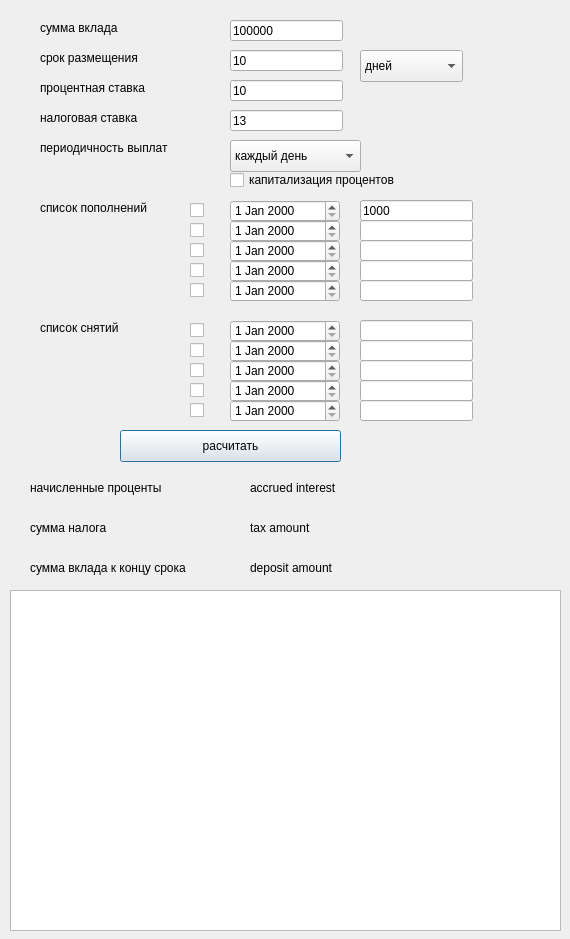
<?xml version="1.0" encoding="UTF-8"?>
<ui version="4.0">
 <class>Depositwindow</class>
 <widget class="QDialog" name="Depositwindow">
  <property name="geometry">
   <rect>
    <x>0</x>
    <y>0</y>
    <width>570</width>
    <height>939</height>
   </rect>
  </property>
  <property name="windowTitle">
   <string>Dialog</string>
  </property>
  <widget class="QLabel" name="show_label">
   <property name="geometry">
    <rect>
     <x>40</x>
     <y>20</y>
     <width>131</width>
     <height>16</height>
    </rect>
   </property>
   <property name="text">
    <string>сумма вклада</string>
   </property>
  </widget>
  <widget class="QLabel" name="show_label_2">
   <property name="geometry">
    <rect>
     <x>40</x>
     <y>50</y>
     <width>121</width>
     <height>16</height>
    </rect>
   </property>
   <property name="text">
    <string>срок размещения</string>
   </property>
  </widget>
  <widget class="QLabel" name="show_label_3">
   <property name="geometry">
    <rect>
     <x>40</x>
     <y>80</y>
     <width>131</width>
     <height>16</height>
    </rect>
   </property>
   <property name="text">
    <string>процентная ставка</string>
   </property>
  </widget>
  <widget class="QLabel" name="show_label_4">
   <property name="geometry">
    <rect>
     <x>40</x>
     <y>110</y>
     <width>121</width>
     <height>16</height>
    </rect>
   </property>
   <property name="text">
    <string>налоговая ставка</string>
   </property>
  </widget>
  <widget class="QLabel" name="show_label_5">
   <property name="geometry">
    <rect>
     <x>40</x>
     <y>140</y>
     <width>161</width>
     <height>16</height>
    </rect>
   </property>
   <property name="text">
    <string>периодичность выплат</string>
   </property>
  </widget>
  <widget class="QLabel" name="show_label_7">
   <property name="geometry">
    <rect>
     <x>40</x>
     <y>200</y>
     <width>131</width>
     <height>16</height>
    </rect>
   </property>
   <property name="text">
    <string>список пополнений</string>
   </property>
  </widget>
  <widget class="QLabel" name="show_label_8">
   <property name="geometry">
    <rect>
     <x>40</x>
     <y>320</y>
     <width>131</width>
     <height>16</height>
    </rect>
   </property>
   <property name="text">
    <string>список снятий</string>
   </property>
  </widget>
  <widget class="QPushButton" name="Depos_pushButton">
   <property name="geometry">
    <rect>
     <x>120</x>
     <y>430</y>
     <width>221</width>
     <height>32</height>
    </rect>
   </property>
   <property name="text">
    <string>расчитать</string>
   </property>
  </widget>
  <widget class="QLabel" name="show_label_9">
   <property name="geometry">
    <rect>
     <x>30</x>
     <y>480</y>
     <width>151</width>
     <height>16</height>
    </rect>
   </property>
   <property name="text">
    <string>начисленные проценты</string>
   </property>
  </widget>
  <widget class="QLabel" name="show_label_10">
   <property name="geometry">
    <rect>
     <x>30</x>
     <y>520</y>
     <width>161</width>
     <height>16</height>
    </rect>
   </property>
   <property name="text">
    <string>сумма налога</string>
   </property>
  </widget>
  <widget class="QLabel" name="show_label_11">
   <property name="geometry">
    <rect>
     <x>30</x>
     <y>560</y>
     <width>181</width>
     <height>16</height>
    </rect>
   </property>
   <property name="text">
    <string>сумма вклада к концу срока</string>
   </property>
  </widget>
  <widget class="QTableWidget" name="tableWidget">
   <property name="geometry">
    <rect>
     <x>10</x>
     <y>590</y>
     <width>551</width>
     <height>341</height>
    </rect>
   </property>
  </widget>
  <widget class="QLineEdit" name="line_deposit_amount">
   <property name="geometry">
    <rect>
     <x>230</x>
     <y>20</y>
     <width>113</width>
     <height>21</height>
    </rect>
   </property>
   <property name="text">
    <string>100000</string>
   </property>
  </widget>
  <widget class="QLineEdit" name="line_period">
   <property name="geometry">
    <rect>
     <x>230</x>
     <y>50</y>
     <width>113</width>
     <height>21</height>
    </rect>
   </property>
   <property name="text">
    <string>10</string>
   </property>
  </widget>
  <widget class="QLineEdit" name="line_percent">
   <property name="geometry">
    <rect>
     <x>230</x>
     <y>80</y>
     <width>113</width>
     <height>21</height>
    </rect>
   </property>
   <property name="text">
    <string>10</string>
   </property>
  </widget>
  <widget class="QLineEdit" name="line_tax_rate">
   <property name="geometry">
    <rect>
     <x>230</x>
     <y>110</y>
     <width>113</width>
     <height>21</height>
    </rect>
   </property>
   <property name="text">
    <string>13</string>
   </property>
  </widget>
  <widget class="QLabel" name="accured_interest">
   <property name="geometry">
    <rect>
     <x>250</x>
     <y>480</y>
     <width>211</width>
     <height>16</height>
    </rect>
   </property>
   <property name="text">
    <string>accrued interest</string>
   </property>
  </widget>
  <widget class="QLabel" name="tax_amount">
   <property name="geometry">
    <rect>
     <x>250</x>
     <y>520</y>
     <width>191</width>
     <height>16</height>
    </rect>
   </property>
   <property name="text">
    <string>tax amount</string>
   </property>
  </widget>
  <widget class="QLabel" name="deposit_amount_end">
   <property name="geometry">
    <rect>
     <x>250</x>
     <y>560</y>
     <width>181</width>
     <height>16</height>
    </rect>
   </property>
   <property name="text">
    <string>deposit amount</string>
   </property>
  </widget>
  <widget class="QDateEdit" name="top_dateEdit_1">
   <property name="geometry">
    <rect>
     <x>230</x>
     <y>200</y>
     <width>110</width>
     <height>22</height>
    </rect>
   </property>
  </widget>
  <widget class="QComboBox" name="payment_periodicity">
   <property name="geometry">
    <rect>
     <x>230</x>
     <y>140</y>
     <width>131</width>
     <height>32</height>
    </rect>
   </property>
   <item>
    <property name="text">
     <string>каждый день</string>
    </property>
   </item>
   <item>
    <property name="text">
     <string>каждую неделю</string>
    </property>
   </item>
   <item>
    <property name="text">
     <string>раз в месяц</string>
    </property>
   </item>
   <item>
    <property name="text">
     <string>раз в квартал</string>
    </property>
   </item>
   <item>
    <property name="text">
     <string>раз в год</string>
    </property>
   </item>
   <item>
    <property name="text">
     <string>в конце срока</string>
    </property>
   </item>
  </widget>
  <widget class="QCheckBox" name="capitalization">
   <property name="geometry">
    <rect>
     <x>230</x>
     <y>170</y>
     <width>191</width>
     <height>20</height>
    </rect>
   </property>
   <property name="text">
    <string>капитализация процентов</string>
   </property>
  </widget>
  <widget class="QComboBox" name="comboBox_period">
   <property name="geometry">
    <rect>
     <x>360</x>
     <y>50</y>
     <width>103</width>
     <height>32</height>
    </rect>
   </property>
   <item>
    <property name="text">
     <string>дней</string>
    </property>
   </item>
   <item>
    <property name="text">
     <string>месяцев</string>
    </property>
   </item>
   <item>
    <property name="text">
     <string>лет</string>
    </property>
   </item>
  </widget>
  <widget class="QCheckBox" name="top_checkBox_1">
   <property name="geometry">
    <rect>
     <x>190</x>
     <y>200</y>
     <width>31</width>
     <height>20</height>
    </rect>
   </property>
   <property name="text">
    <string/>
   </property>
  </widget>
  <widget class="QLineEdit" name="top_1">
   <property name="geometry">
    <rect>
     <x>360</x>
     <y>200</y>
     <width>113</width>
     <height>21</height>
    </rect>
   </property>
   <property name="text">
    <string>1000</string>
   </property>
  </widget>
  <widget class="QLineEdit" name="top_2">
   <property name="geometry">
    <rect>
     <x>360</x>
     <y>220</y>
     <width>113</width>
     <height>21</height>
    </rect>
   </property>
  </widget>
  <widget class="QCheckBox" name="top_checkBox_2">
   <property name="geometry">
    <rect>
     <x>190</x>
     <y>220</y>
     <width>31</width>
     <height>20</height>
    </rect>
   </property>
   <property name="text">
    <string/>
   </property>
  </widget>
  <widget class="QDateEdit" name="top_dateEdit_2">
   <property name="geometry">
    <rect>
     <x>230</x>
     <y>220</y>
     <width>110</width>
     <height>22</height>
    </rect>
   </property>
  </widget>
  <widget class="QLineEdit" name="top_3">
   <property name="geometry">
    <rect>
     <x>360</x>
     <y>240</y>
     <width>113</width>
     <height>21</height>
    </rect>
   </property>
  </widget>
  <widget class="QCheckBox" name="top_checkBox_3">
   <property name="geometry">
    <rect>
     <x>190</x>
     <y>240</y>
     <width>31</width>
     <height>20</height>
    </rect>
   </property>
   <property name="text">
    <string/>
   </property>
  </widget>
  <widget class="QDateEdit" name="top_dateEdit_3">
   <property name="geometry">
    <rect>
     <x>230</x>
     <y>240</y>
     <width>110</width>
     <height>22</height>
    </rect>
   </property>
  </widget>
  <widget class="QLineEdit" name="top_4">
   <property name="geometry">
    <rect>
     <x>360</x>
     <y>260</y>
     <width>113</width>
     <height>21</height>
    </rect>
   </property>
  </widget>
  <widget class="QCheckBox" name="top_checkBox_4">
   <property name="geometry">
    <rect>
     <x>190</x>
     <y>260</y>
     <width>31</width>
     <height>20</height>
    </rect>
   </property>
   <property name="text">
    <string/>
   </property>
  </widget>
  <widget class="QDateEdit" name="top_dateEdit_4">
   <property name="geometry">
    <rect>
     <x>230</x>
     <y>260</y>
     <width>110</width>
     <height>22</height>
    </rect>
   </property>
  </widget>
  <widget class="QLineEdit" name="top_5">
   <property name="geometry">
    <rect>
     <x>360</x>
     <y>280</y>
     <width>113</width>
     <height>21</height>
    </rect>
   </property>
  </widget>
  <widget class="QCheckBox" name="top_checkBox_5">
   <property name="geometry">
    <rect>
     <x>190</x>
     <y>280</y>
     <width>31</width>
     <height>20</height>
    </rect>
   </property>
   <property name="text">
    <string/>
   </property>
  </widget>
  <widget class="QDateEdit" name="top_dateEdit_5">
   <property name="geometry">
    <rect>
     <x>230</x>
     <y>280</y>
     <width>110</width>
     <height>22</height>
    </rect>
   </property>
  </widget>
  <widget class="QDateEdit" name="down_dateEdit_4">
   <property name="geometry">
    <rect>
     <x>230</x>
     <y>380</y>
     <width>110</width>
     <height>22</height>
    </rect>
   </property>
  </widget>
  <widget class="QLineEdit" name="down_5">
   <property name="geometry">
    <rect>
     <x>360</x>
     <y>400</y>
     <width>113</width>
     <height>21</height>
    </rect>
   </property>
  </widget>
  <widget class="QLineEdit" name="down_2">
   <property name="geometry">
    <rect>
     <x>360</x>
     <y>340</y>
     <width>113</width>
     <height>21</height>
    </rect>
   </property>
  </widget>
  <widget class="QCheckBox" name="down_checkBox_2">
   <property name="geometry">
    <rect>
     <x>190</x>
     <y>340</y>
     <width>31</width>
     <height>20</height>
    </rect>
   </property>
   <property name="text">
    <string/>
   </property>
  </widget>
  <widget class="QLineEdit" name="down_3">
   <property name="geometry">
    <rect>
     <x>360</x>
     <y>360</y>
     <width>113</width>
     <height>21</height>
    </rect>
   </property>
  </widget>
  <widget class="QCheckBox" name="down_checkBox_3">
   <property name="geometry">
    <rect>
     <x>190</x>
     <y>360</y>
     <width>31</width>
     <height>20</height>
    </rect>
   </property>
   <property name="text">
    <string/>
   </property>
  </widget>
  <widget class="QLineEdit" name="down_4">
   <property name="geometry">
    <rect>
     <x>360</x>
     <y>380</y>
     <width>113</width>
     <height>21</height>
    </rect>
   </property>
  </widget>
  <widget class="QCheckBox" name="down_checkBox_4">
   <property name="geometry">
    <rect>
     <x>190</x>
     <y>380</y>
     <width>31</width>
     <height>20</height>
    </rect>
   </property>
   <property name="text">
    <string/>
   </property>
  </widget>
  <widget class="QDateEdit" name="down_dateEdit_3">
   <property name="geometry">
    <rect>
     <x>230</x>
     <y>360</y>
     <width>110</width>
     <height>22</height>
    </rect>
   </property>
  </widget>
  <widget class="QDateEdit" name="down_dateEdit_5">
   <property name="geometry">
    <rect>
     <x>230</x>
     <y>400</y>
     <width>110</width>
     <height>22</height>
    </rect>
   </property>
  </widget>
  <widget class="QLineEdit" name="down_1">
   <property name="geometry">
    <rect>
     <x>360</x>
     <y>320</y>
     <width>113</width>
     <height>21</height>
    </rect>
   </property>
  </widget>
  <widget class="QCheckBox" name="down_checkBox_1">
   <property name="geometry">
    <rect>
     <x>190</x>
     <y>320</y>
     <width>31</width>
     <height>20</height>
    </rect>
   </property>
   <property name="text">
    <string/>
   </property>
  </widget>
  <widget class="QCheckBox" name="down_checkBox_5">
   <property name="geometry">
    <rect>
     <x>190</x>
     <y>400</y>
     <width>31</width>
     <height>20</height>
    </rect>
   </property>
   <property name="text">
    <string/>
   </property>
  </widget>
  <widget class="QDateEdit" name="down_dateEdit_2">
   <property name="geometry">
    <rect>
     <x>230</x>
     <y>340</y>
     <width>110</width>
     <height>22</height>
    </rect>
   </property>
  </widget>
  <widget class="QDateEdit" name="down_dateEdit_1">
   <property name="geometry">
    <rect>
     <x>230</x>
     <y>320</y>
     <width>110</width>
     <height>22</height>
    </rect>
   </property>
  </widget>
 </widget>
 <resources/>
 <connections/>
</ui>
